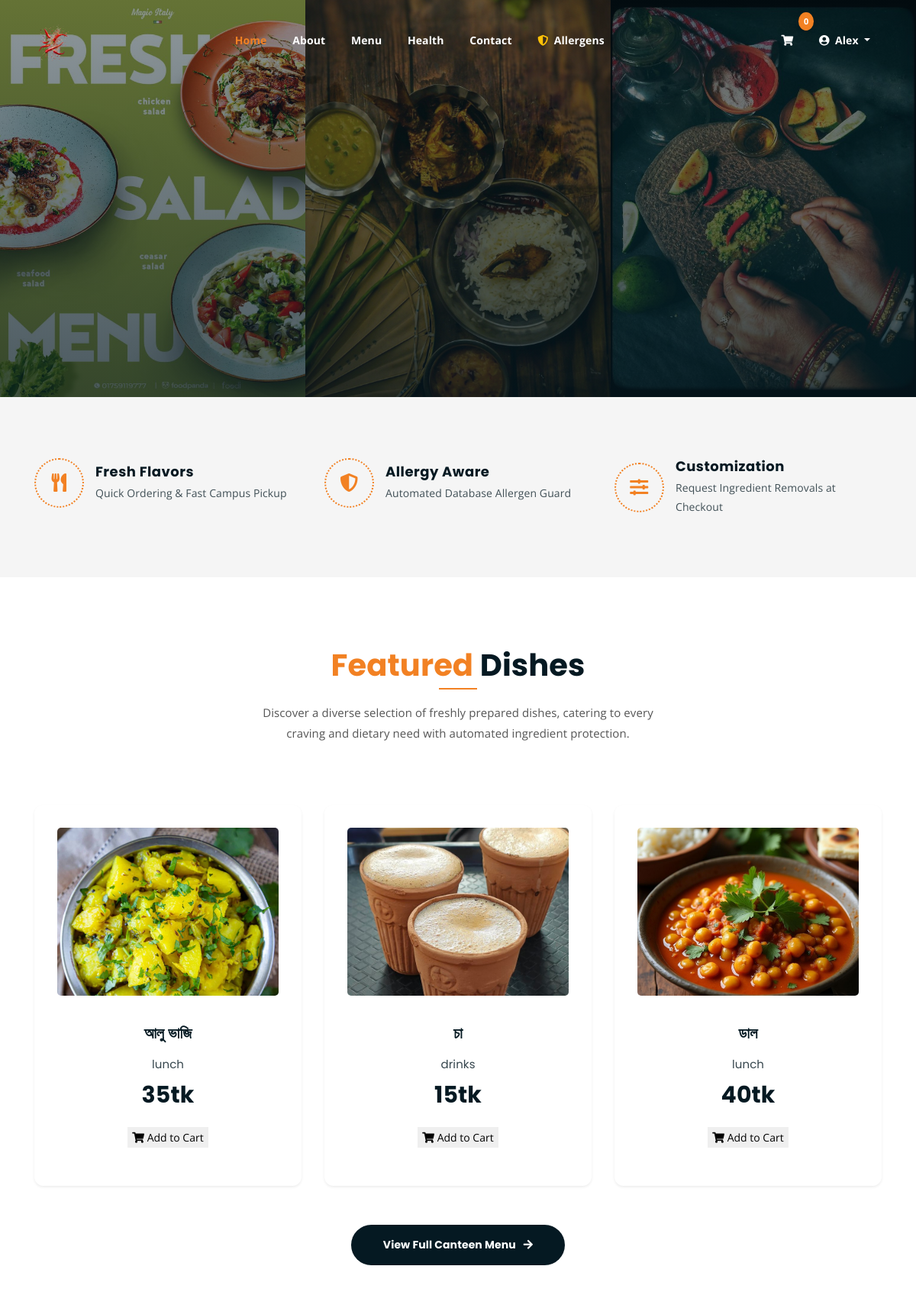
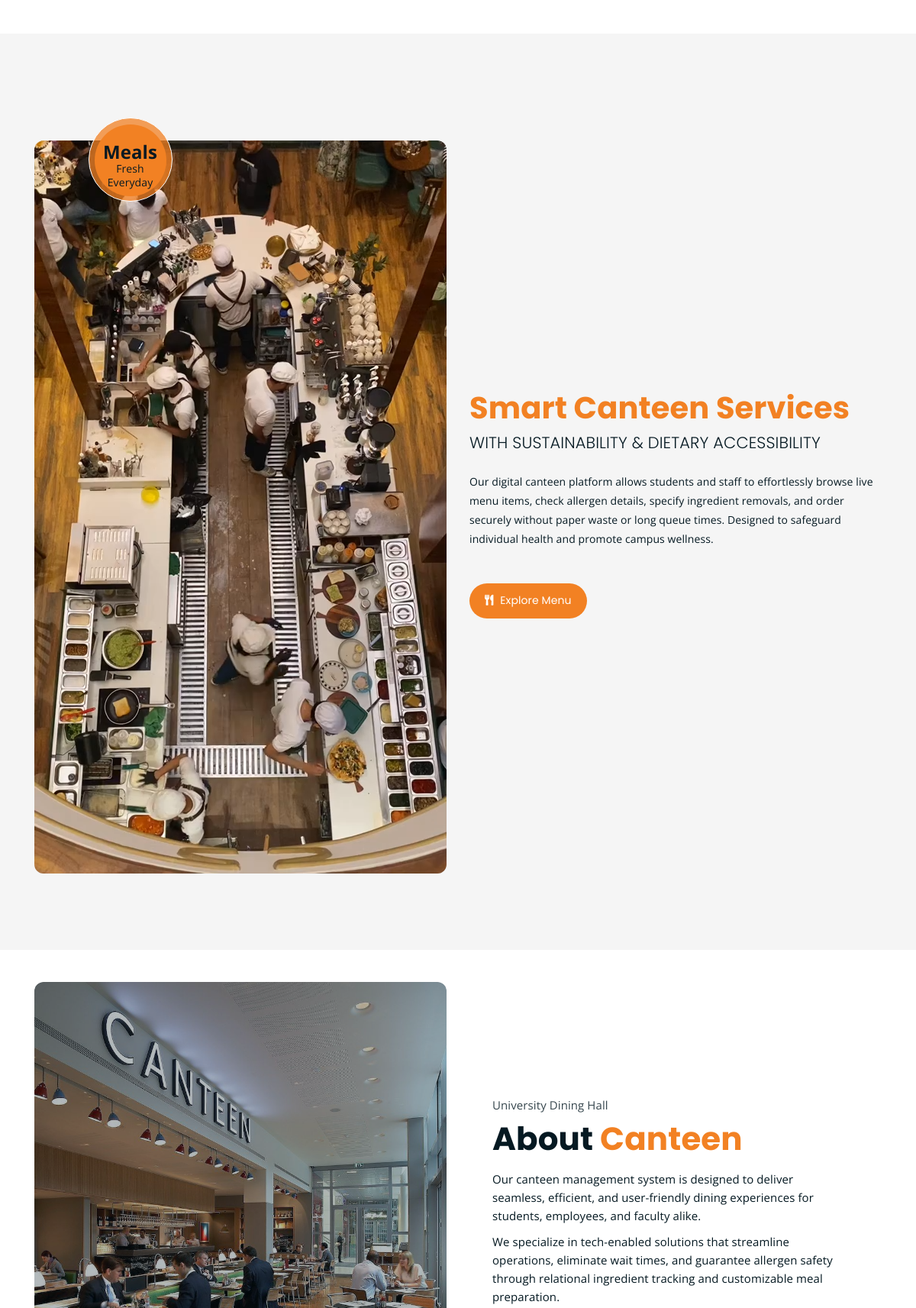
/index.php (signed in, upper part), run on the app's committed database (2 pictures, top to bottom).
### tables this page shows
CREATE TABLE `food_items` (
    `id` INT AUTO_INCREMENT PRIMARY KEY,
    `name` VARCHAR(150) NOT NULL,
    `category` VARCHAR(50) NOT NULL DEFAULT 'lunch',
    `description` TEXT NULL,
    `price` DECIMAL(10, 2) NOT NULL,
    `image` VARCHAR(255) NOT NULL,
    `is_available` TINYINT(1) NOT NULL DEFAULT 1,
    `ingredients_verified` TINYINT(1) NOT NULL DEFAULT 1,
    `created_at` TIMESTAMP DEFAULT CURRENT_TIMESTAMP,
    `updated_at` TIMESTAMP DEFAULT CURRENT_TIMESTAMP ON UPDATE CURRENT_TIMESTAMP
);

### config/db.php (called while the page is built, shortened)
<?php
function e($str): string {
    return htmlspecialchars((string)$str, ENT_QUOTES, 'UTF-8');
}

### index.php (the view, shortened to what this page needs)
<?php
require_once __DIR__ . '/config/db.php';
$pdo = get_db_connection();
$stmtFeatured = $pdo->query("
    SELECT id, name, category, price, image, is_available, ingredients_verified
    FROM food_items
    ORDER BY id ASC
    LIMIT 3
");
$featuredDishes = $stmtFeatured->fetchAll();
include __DIR__ . '/includes/header.php';
?>
	<div class="homepage-slider-horizontal">
		<div class="hero-panel" style="background-image: url('pictures/bg/background 1.jpg');">
			<div class="hero-panel-overlay"></div>
		</div>
		<div class="hero-panel" style="background-image: url('pictures/bg/background 2.jpg');">
			<div class="hero-panel-overlay"></div>
		</div>
		<div class="hero-panel" style="background-image: url('pictures/bg/background 3.jpg');">
			<div class="hero-panel-overlay"></div>
		</div>
	</div>
	<div class="list-section pt-80 pb-80">
		<div class="container">
			<div class="row">
				<div class="col-lg-4 col-md-6 mb-4 mb-lg-0">
					<div class="list-box d-flex align-items-center">
						<div class="list-icon">
							<i class="fas fa-utensils"></i>
						</div>
						<div class="content">
							<h3>Fresh Flavors</h3>
							<p>Quick Ordering & Fast Campus Pickup</p>
						</div>
					</div>
				</div>
				<div class="col-lg-4 col-md-6 mb-4 mb-lg-0">
					<div class="list-box d-flex align-items-center">
						<div class="list-icon">
							<i class="fas fa-shield-alt"></i>
						</div>
						<div class="content">
							<h3>Allergy Aware</h3>
							<p>Automated Database Allergen Guard</p>
						</div>
					</div>
				</div>
				<div class="col-lg-4 col-md-6">
					<div class="list-box d-flex justify-content-start align-items-center">
						<div class="list-icon">
							<i class="fas fa-sliders-h"></i>
						</div>
						<div class="content">
							<h3>Customization</h3>
							<p>Request Ingredient Removals at Checkout</p>
						</div>
					</div>
				</div>
			</div>
		</div>
	</div>
	<div class="product-section mt-100 mb-100">
		<div class="container">
			<div class="row">
				<div class="col-lg-8 offset-lg-2 text-center">
					<div class="section-title">
						<h3><span class="orange-text">Featured</span> Dishes</h3>
						<p>Discover a diverse selection of freshly prepared dishes, catering to every craving and dietary need with automated ingredient protection.</p>
					</div>
				</div>
			</div>
			<div class="row">
                <?php foreach ($featuredDishes as $dish): ?>
				<div class="col-lg-4 col-md-6 text-center">
					<div class="single-product-item shadow-sm" style="border-radius: 12px; overflow: hidden;">
						<div class="product-image">
							<img src="<?php echo e($dish['image']); ?>" alt="<?php echo e($dish['name']); ?>" style="height: 220px; width: 100%; object-fit: cover;">
						</div>
						<h3 class="mt-3"><?php echo e($dish['name']); ?></h3>
						<p class="product-price"><span><?php echo e($dish['category']); ?></span> <?php echo number_format($dish['price'], 0); ?>tk</p>
						<button type="button" class="cart-btn btn-add-to-cart border-0" data-food-id="<?php echo $dish['id']; ?>" style="cursor: pointer;">
                            <i class="fas fa-shopping-cart"></i> Add to Cart
                        </button>
					</div>
				</div>
                <?php endforeach; ?>
			</div>
            <div class="row mt-4">
                <div class="col-12 text-center">
                    <a href="shop.php" class="boxed-btn black py-3 px-5 font-weight-bold" style="border-radius: 30px; background: #051922;">
                        View Full Canteen Menu <i class="fas fa-arrow-right ml-2"></i>
                    </a>
                </div>
            </div>
		</div>
	</div>
	<section class="cart-banner pt-100 pb-100">
    	<div class="container">
        	<div class="row clearfix align-items-center">
            	<div class="image-column col-lg-6">
                	<div class="image">
                    	<div class="price-box">
                        	<div class="inner-price">
                                <span class="price">
                                    <strong>Meals</strong> <br> Fresh Everyday
                                </span>
                            </div>
                        </div>
                    	<img src="pictures/smart canteen.png" alt="Smart Canteen" style="border-radius: 12px; width: 100%; object-fit: cover;">
                    </div>
                </div>
                <div class="content-column col-lg-6">
					<h3><span class="orange-text">Smart Canteen Services</span></h3>
                    <h4>with Sustainability & Dietary Accessibility</h4>
                    <div class="text">
                        Our digital canteen platform allows students and staff to effortlessly browse live menu items, check allergen details, specify ingredient removals, and order securely without paper waste or long queue times. Designed to safeguard individual health and promote campus wellness.
                    </div>
                	<a href="shop.php" class="cart-btn mt-4"><i class="fas fa-utensils"></i> Explore Menu</a>
                </div>
            </div>
        </div>
    </section>
	<div class="abt-section my-5">
		<div class="container">
			<div class="row align-items-center">
				<div class="col-lg-6 col-md-12">
					<div class="abt-bg" style="border-radius: 12px; overflow: hidden;">
						<img src="pictures/about us.jpg" alt="About Canteen" style="width: 100%; border-radius: 12px;">
					</div>
				</div>
				<div class="col-lg-6 col-md-12">
					<div class="abt-text">
						<p class="top-sub">University Dining Hall</p>
						<h2>About <span class="orange-text">Canteen</span></h2>
						<p>Our canteen management system is designed to deliver seamless, efficient, and user-friendly dining experiences for students, employees, and faculty alike.</p>
						<p>We specialize in tech-enabled solutions that streamline operations, eliminate wait times, and guarantee allergen safety through relational ingredient tracking and customizable meal preparation.</p>
					</div>
				</div>
			</div>
		</div>
	</div>
<?php include __DIR__ . '/includes/footer.php'; ?>

### includes/header.php (style rules this page uses)
.single-product-item h3, .product-filters ul li, .bangla-text { font-family: 'Hind Siliguri', 'Poppins', sans-serif; }

### data on the page
food_items: image (picture), name "আলু ভাজি", category "lunch", price "35"
food_items: image (picture), name "চা", category "drinks", price "15"
food_items: image (picture), name "ডাল", category "lunch", price "40"

### other printed values
$cartUnits "0"
explode(' ', $currentUser['name'])[0] "Alex"
